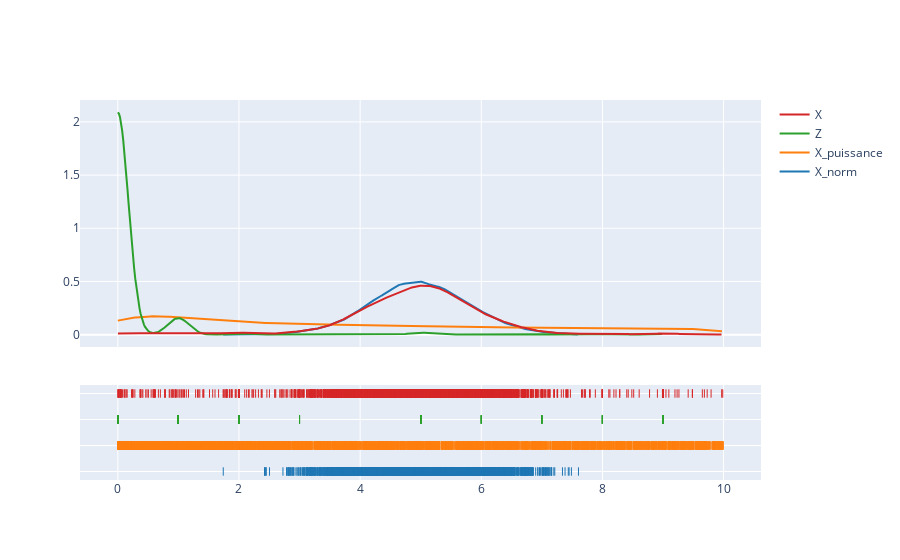

Write notebook code for a chart like this one.
### Code cell
test = Sinistre(settings=Settings(lambda_01=1.471e-04, lambda_02=7.786e-03, lambda_03=3.510e-2, c=0.1, u=10000, b=10, alpha=0.4, a=40, x_0=5))
test.empiricLikelihood()

### Figure 1 — Plotly figure (JSON) as saved in the notebook; plotly's stock layout.template omitted (floating-point values rounded to 4 significant figures; data arrays with more than 128 entries replaced by an {"elided": "..."} marker saying what was removed)
{"data": [{"legendgroup": "X_norm", "marker": {"color": "rgb(31, 119, 180)"}, "mode": "lines", "name": "X_norm", "showlegend": true, "type": "scatter", "x": {"elided": "500 float values"}, "xaxis": "x", "y": {"elided": "500 float values"}, "yaxis": "y"}, {"legendgroup": "X_puissance", "marker": {"color": "rgb(255, 127, 14)"}, "mode": "lines", "name": "X_puissance", "showlegend": true, "type": "scatter", "x": {"elided": "500 float values"}, "xaxis": "x", "y": {"elided": "500 float values"}, "yaxis": "y"}, {"legendgroup": "Z", "marker": {"color": "rgb(44, 160, 44)"}, "mode": "lines", "name": "Z", "showlegend": true, "type": "scatter", "x": {"elided": "500 float values"}, "xaxis": "x", "y": {"elided": "500 float values"}, "yaxis": "y"}, {"legendgroup": "X", "marker": {"color": "rgb(214, 39, 40)"}, "mode": "lines", "name": "X", "showlegend": true, "type": "scatter", "x": {"elided": "500 float values"}, "xaxis": "x", "y": {"elided": "500 float values"}, "yaxis": "y"}, {"legendgroup": "X_norm", "marker": {"color": "rgb(31, 119, 180)", "symbol": "line-ns-open"}, "mode": "markers", "name": "X_norm", "showlegend": false, "type": "scatter", "x": {"elided": "4000 float values"}, "xaxis": "x", "y": {"elided": "4000 str values"}, "yaxis": "y2"}, {"legendgroup": "X_puissance", "marker": {"color": "rgb(255, 127, 14)", "symbol": "line-ns-open"}, "mode": "markers", "name": "X_puissance", "showlegend": false, "type": "scatter", "x": {"elided": "4000 float values"}, "xaxis": "x", "y": {"elided": "4000 str values"}, "yaxis": "y2"}, {"legendgroup": "Z", "marker": {"color": "rgb(44, 160, 44)", "symbol": "line-ns-open"}, "mode": "markers", "name": "Z", "showlegend": false, "type": "scatter", "x": {"elided": "4000 int values"}, "xaxis": "x", "y": {"elided": "4000 str values"}, "yaxis": "y2"}, {"legendgroup": "X", "marker": {"color": "rgb(214, 39, 40)", "symbol": "line-ns-open"}, "mode": "markers", "name": "X", "showlegend": false, "type": "scatter", "x": {"elided": "4000 float values"}, "xaxis": "x", "y": {"elided": "4000 str values"}, "yaxis": "y2"}], "layout": {"barmode": "overlay", "hovermode": "closest", "legend": {"traceorder": "reversed"}, "xaxis": {"anchor": "y2", "domain": [0, 1], "zeroline": false}, "yaxis": {"anchor": "free", "domain": [0.35, 1], "position": 0}, "yaxis2": {"anchor": "x", "domain": [0, 0.25], "dtick": 1, "showticklabels": false}}}
